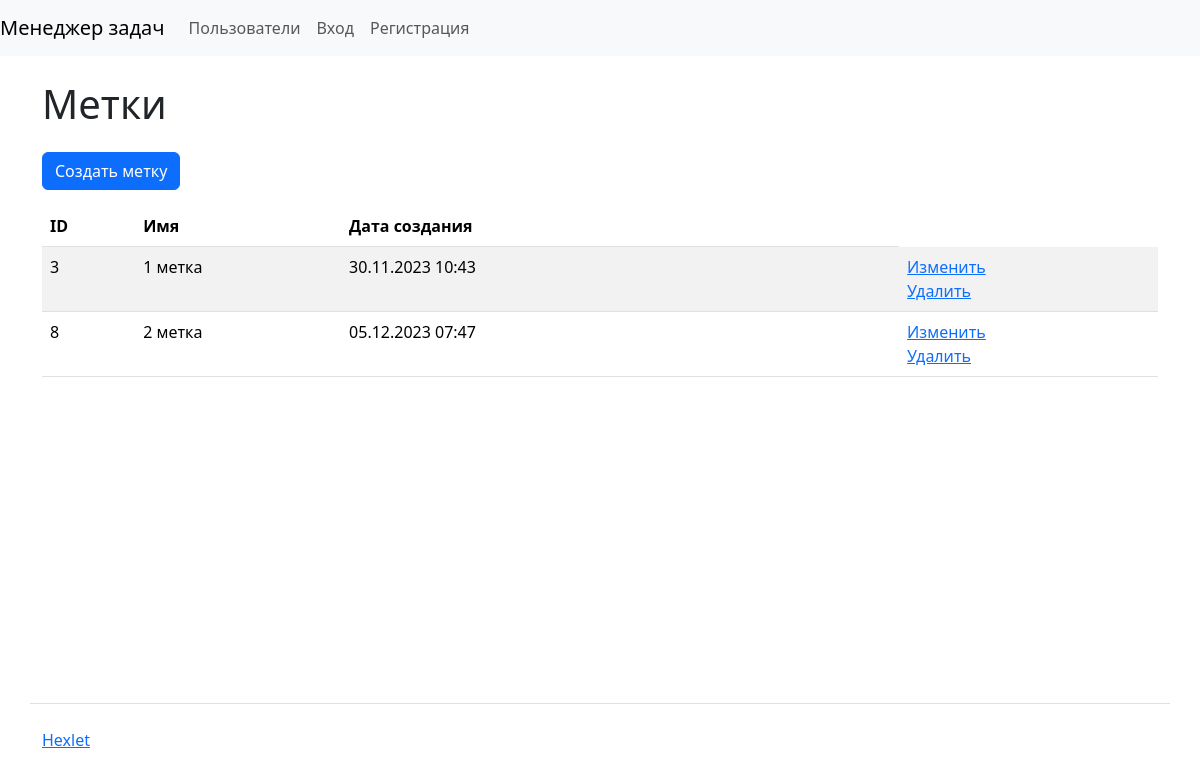
Screenshot of /labels/ with the database file from the repository.
### task_manager/labels/models.py (models this page shows, shortened)
class Label(models.Model):
    name = models.CharField(max_length=250, unique=True)
    created_at = models.DateTimeField(auto_now_add=True)

### task_manager/labels/views.py (the view)
# urls.py: path('', IndexLabelsView.as_view(), name="label_index"),
class IndexLabelsView(ListView):
    def get(self, request, *args, **kwargs):
        labels = Label.objects.all()
        return render(request, 'labels/label.html', {
            'labels': labels
        })

### task_manager/templates/labels/label.html (shortened to what this page needs)
{% extends 'base.html' %}
{% load django_bootstrap5 %}
{% load i18n %}
{% block content %}
      <h1 class="my-4">{% trans 'Labels' %}</h1>
<a class="btn btn-primary mb-3" href="{% url 'labels_create'%}">Создать метку</a>
        <table class="table table-striped">
          <thead class="thead-dark">
            <tr>
              <th>ID</th>
              <th>{% trans 'Name' %}</th>
              <th class="col-6">{% trans 'Date of creation' %}</th>
            </tr>
          </thead>
          <tbody>
          {% for label in labels %}
            <tr class="align-baseline">
              <td>{{ label.id }}</td>
              <td>{{ label.name }}</td>
              <td>{{ label.created_at|date:"d.m.Y H:i" }}</td>
              <td>
                <a href="{% url 'labels_update' pk=label.pk %}">{% trans 'Edit' %}</a>
                <br>
                <a href="{% url 'labels_delete' pk=label.pk %}" >{% trans 'Delete' %}</a>
              </td>
            </tr>
          {% endfor %}
     </tbody>
        </table>
{% endblock %}

### rows the page displays
Label: id "3", name "1 метка", created_at "30.11.2023 10:43"
Label: id "8", name "2 метка", created_at "05.12.2023 07:47"
